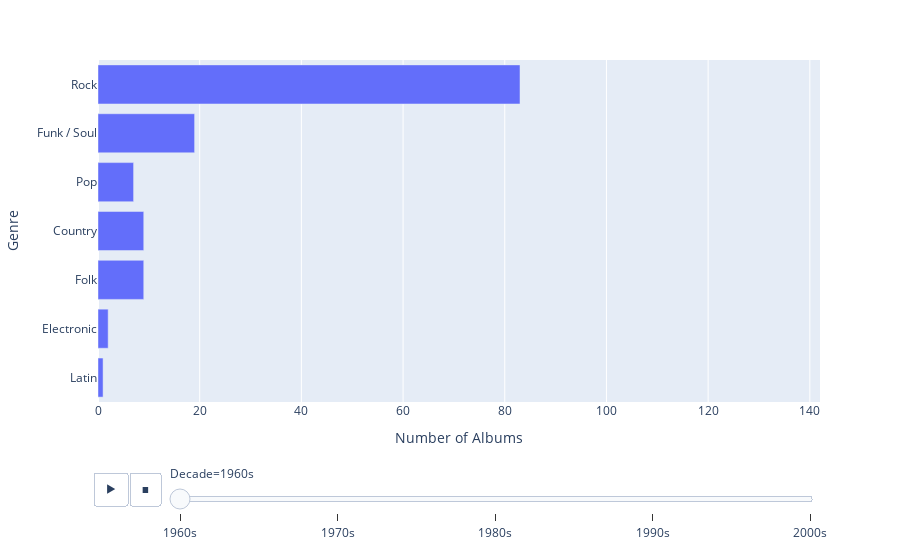

Notebook cell for this chart:
### Code cell
import plotly.express as px

# Create a new DataFrame to store the data for the plot
data = []

# Specify the order of genres
all_genres = ["Rock","Funk / Soul","Pop","Country","Folk","Electronic","Latin"]

# Loop over each decade
for start_year in range(1960, 2001, 10):
    end_year = start_year + 9
    filtered_dataset = dataset[(dataset['Year'] >= start_year) & (dataset['Year'] <= end_year)]
    genre_albums = {genre: 0 for genre in all_genres}
    counts = filtered_dataset['Genre'].value_counts()
    for genres in counts.index:
        count = counts[genres]
        genres = genres.strip()
        split_genres = genres.split(',')
        for genre in split_genres:
            genre = genre.strip(" & ")
            if genre in genre_albums:
                genre_albums[genre] += count
    for genre, count in genre_albums.items():
        data.append({'Decade': str(start_year) + 's', 'Genre': genre, 'Number of Albums': count})

# Convert the data to a DataFrame
df = pd.DataFrame(data)
df = df[df['Genre'].isin(all_genres)]
# Create the animated bar chart
fig5_genre_list = px.bar(df, x='Number of Albums', y='Genre', animation_frame='Decade',orientation='h', 
             range_x=[0, df['Number of Albums'].max()], 
             category_orders={'Genre': all_genres})

fig5_genre_list.layout.updatemenus[0].buttons[0].args[1]["frame"]["duration"] = 1500

# Show the plot
fig5_genre_list.show()

### Figure 1 — Plotly figure (JSON) as saved in the notebook; plotly's stock layout.template omitted (floating-point values rounded to 4 significant figures)
{"data": [{"alignmentgroup": "True", "hovertemplate": "Decade=1960s<br>Number of Albums=%{x}<br>Genre=%{y}<extra></extra>", "legendgroup": "", "marker": {"color": "#636efa", "pattern": {"shape": ""}}, "name": "", "offsetgroup": "", "orientation": "h", "showlegend": false, "textposition": "auto", "type": "bar", "x": [83, 19, 7, 9, 9, 2, 1], "xaxis": "x", "y": ["Rock", "Funk / Soul", "Pop", "Country", "Folk", "Electronic", "Latin"], "yaxis": "y"}], "layout": {"barmode": "relative", "legend": {"tracegroupgap": 0}, "margin": {"t": 60}, "sliders": [{"active": 0, "currentvalue": {"prefix": "Decade="}, "len": 0.9, "pad": {"b": 10, "t": 60}, "steps": [{"args": [["1960s"], {"frame": {"duration": 0, "redraw": true}, "fromcurrent": true, "mode": "immediate", "transition": {"duration": 0, "easing": "linear"}}], "label": "1960s", "method": "animate"}, {"args": [["1970s"], {"frame": {"duration": 0, "redraw": true}, "fromcurrent": true, "mode": "immediate", "transition": {"duration": 0, "easing": "linear"}}], "label": "1970s", "method": "animate"}, {"args": [["1980s"], {"frame": {"duration": 0, "redraw": true}, "fromcurrent": true, "mode": "immediate", "transition": {"duration": 0, "easing": "linear"}}], "label": "1980s", "method": "animate"}, {"args": [["1990s"], {"frame": {"duration": 0, "redraw": true}, "fromcurrent": true, "mode": "immediate", "transition": {"duration": 0, "easing": "linear"}}], "label": "1990s", "method": "animate"}, {"args": [["2000s"], {"frame": {"duration": 0, "redraw": true}, "fromcurrent": true, "mode": "immediate", "transition": {"duration": 0, "easing": "linear"}}], "label": "2000s", "method": "animate"}], "x": 0.1, "xanchor": "left", "y": 0, "yanchor": "top"}], "updatemenus": [{"buttons": [{"args": [null, {"frame": {"duration": 1500, "redraw": true}, "fromcurrent": true, "mode": "immediate", "transition": {"duration": 500, "easing": "linear"}}], "label": "&#9654;", "method": "animate"}, {"args": [[null], {"frame": {"duration": 0, "redraw": true}, "fromcurrent": true, "mode": "immediate", "transition": {"duration": 0, "easing": "linear"}}], "label": "&#9724;", "method": "animate"}], "direction": "left", "pad": {"r": 10, "t": 70}, "showactive": false, "type": "buttons", "x": 0.1, "xanchor": "right", "y": 0, "yanchor": "top"}], "xaxis": {"anchor": "y", "domain": [0, 1], "range": [0, 142], "title": {"text": "Number of Albums"}}, "yaxis": {"anchor": "x", "categoryarray": ["Latin", "Electronic", "Folk", "Country", "Pop", "Funk / Soul", "Rock"], "categoryorder": "array", "domain": [0, 1], "title": {"text": "Genre"}}}}
